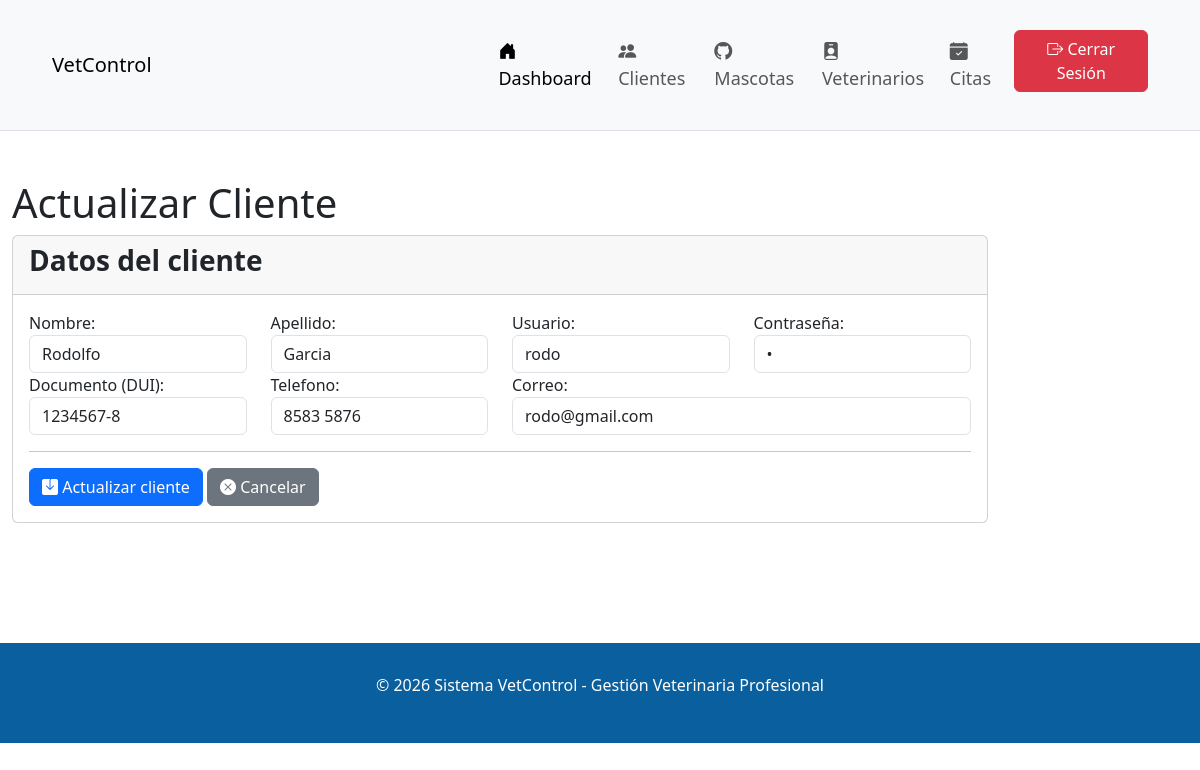
Screenshot of /index.php?accion=actualizarC&id_cliente=11 (signed in) with the database file from the repository.
### tables this page shows
CREATE TABLE `clientes` (
  `id_cliente` int(11) NOT NULL,
  `nombre` varchar(50) NOT NULL,
  `apellido` varchar(50) NOT NULL,
  `usuario` varchar(25) NOT NULL,
  `clave` varchar(25) NOT NULL,
  `dui` varchar(10) DEFAULT NULL,
  `telefono` varchar(20) DEFAULT NULL,
  `correo` varchar(100) DEFAULT NULL,
  `id_usuario` int(11) DEFAULT NULL,
  `fecha_creacion` timestamp NOT NULL DEFAULT current_timestamp()
);

CREATE TABLE `usuarios` (
  `id_usuario` int(11) NOT NULL,
  `usuario` varchar(25) NOT NULL,
  `clave` varchar(25) NOT NULL,
  `id_rol` int(11) DEFAULT NULL
);

### conexion/conexion.php (called while the page is built, shortened)
<?php
class Conexion {
    public static function conectar(){
        $conexion = new mysqli("localhost","root","","vetcontrol_db");
        return $conexion;
    }
}
?>

### modelos/Admin.php (called while the page is built, shortened)
<?php
 require_once __DIR__ . "/../conexion/conexion.php";
class Admin {
    private $conexion;
    public function __construct(){
        $this->conexion = Conexion::conectar();
    }
public function obtenerClientePorId($id_cliente) {
    $sql = "SELECT c.*, u.usuario, u.clave
            FROM clientes c
            LEFT JOIN usuarios u ON c.id_usuario = u.id_usuario
            WHERE c.id_cliente = '$id_cliente'";
    $resultado = $this->conexion->query($sql);
    return $resultado->fetch_assoc();
}
}

### vistas/admin/actualizar_cliente.php (the view, shortened to what this page needs)
<!DOCTYPE html>
<html lang="es">
<head>
    <link rel="stylesheet" href="https://cdn.jsdelivr.net/npm/bootstrap-icons@1.13.1/font/bootstrap-icons.min.css">
    <link href="https://cdn.jsdelivr.net/npm/bootstrap@5.3.8/dist/css/bootstrap.min.css" rel="stylesheet">
</head>
<body>
 <nav class="navbar navbar-expand-lg bg-body-tertiary" style="background-color:  #0A5F9E; padding: 30px 40px; font-size: 18px; border-bottom: 1px solid #dee2e6;">
        <div class="container-fluid">
            <div style="diplay:flex; justify-content: space-between; width: 40%;">
            <a href="" class="navbar-brand">VetControl</a>
            </div>
            <div style="display: flex; justify-content: flex-end; width: 60%;">
            <ul class="navbar-nav me-auto mb-4 mb-lg-0">
                <li class="nav-item"><a href="#" class="nav-link active"><i class="bi bi-house-door-fill"></i> Dashboard</a></li>
                <li class="nav-item"><a href="index.php?accion=listarClientes" class="nav-link"><i class="bi bi-people-fill"></i> Clientes</a></li>
                <li class="nav-item"><a href="index.php?accion=listarMascotas" class="nav-link"><i class="bi bi-github"></i> Mascotas</a></li>
                <li class="nav-item"><a href="index.php?accion=listarVeterinarios" class="nav-link" ><i class="bi bi-person-badge-fill"></i> Veterinarios</a></li>
                <li class="nav-item"><a href="index.php?accion=listarCitas" class="nav-link" ><i class="bi bi-calendar-check-fill"></i> Citas</a></li>
                <div style="display: flex; justify-content: flex-end;">
                 <li class="nav-item"><a href="index.php?accion=salir" class="btn btn-danger" style="align-content: flex-end;"><i class="bi bi-box-arrow-right"></i> Cerrar Sesión</a></li>
                </div>
            </ul>
            </div>
        </div>
    </nav>
    <br><br>
    <div class="container-fluid">
        <h1>Actualizar Cliente</h1>
        <div class="row">
            <div class="col-md-10">
                <div class="card card-outline card-success">
                    <div class="card-header">
                        <h3 class="card-title"><b>Datos del cliente</b></h3>
                    </div>
                    <div class="card-body">
                        <form action="index.php?accion=actualizarC" method="POST">
                            <div class="row">
                                <div class="col-md-3">
                                    <div class="form-group">
                                        <label for="nombre">Nombre:</label>
                                        <input type="text" class="form-control" id="nombre" name="nombre" value="<?php echo $cliente['nombre']; ?>" required>
                                     </div>
                                </div>
                                <div class="col-md-3">
                                    <div class="form-group">
                                        <label for="apellido">Apellido:</label>
                                        <input type="text" class="form-control" id="apellido" name="apellido" value="<?php echo $cliente['apellido']; ?>" required>
                                     </div>
                                </div>
                                <div class="col-md-3">
                                    <div class="form-group">
                                        <label for="usuario">Usuario:</label>
                                        <input type="text" class="form-control" id="usuario" name="usuario" value="<?php echo $cliente['usuario']; ?>" required>
                                     </div>
                                </div>
                                <div class="col-md-3">
                                    <div class="form-group">
                                        <label for="clave">Contraseña:</label>
                                        <input type="password" class="form-control" id="clave" name="clave" value="<?php echo $cliente['clave']; ?>" required>
                                     </div>
                                </div>
                                <div class="col-md-3">
                                    <div class="form-group">
                                        <label for="dui">Documento (DUI):</label>
                                        <input type="text" class="form-control" id="dui" name="dui" value="<?php echo $cliente['dui']; ?>" required>
                                     </div>
                                </div>
                                <div class="col-md-3">
                                    <div class="form-group">
                                        <label for="telefono">Telefono:</label>
                                        <input type="text" class="form-control" id="telefono" name="telefono" value="<?php echo $cliente['telefono']; ?>" required>
                                     </div>
                                </div>
                                <div class="col-md-6">
                                    <div class="form-group">
                                        <label for="correo">Correo:</label>
                                        <input type="email" class="form-control" id="correo" name="correo" value="<?php echo $cliente['correo']; ?>" required>
                                     </div>
                                </div>
                           </div>
                           <hr>
                            <div class="row">
                                <div class="col-md-12">
                                    <button type="submit" class="btn btn-primary"><i class="bi bi-save-fill"></i> Actualizar cliente</button>
                                    <a href="index.php?accion=listarClientes" class="btn btn-secondary"><i class="bi bi-x-circle-fill"></i> Cancelar</a>
                                </div>
                            </div>
                        </form>
                    </div>
                </div>
            </div>
        </div>
    </div>
<br><br><br>
<br>
<br>
     <div class="container-fluid" style="background-color: #0A5F9E; color: white; padding: 30px; text-align: center;">
          <footer>
             <p>&copy; 2026 Sistema VetControl - Gestión Veterinaria Profesional</p>
         </footer>
     </div>
</body>
</html>

### rows the page displays
clientes: nombre "Rodolfo", apellido "Garcia", usuario "rodo", dui "1234567-8", telefono "8583 5876", correo "rodo@gmail.com"
